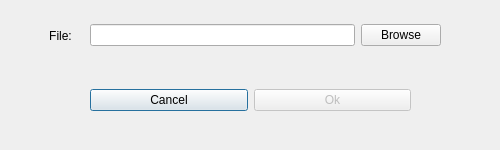
<?xml version="1.0" encoding="UTF-8"?>
<ui version="4.0">
 <class>archiveInOutDialog</class>
 <widget class="QDialog" name="archiveInOutDialog">
  <property name="geometry">
   <rect>
    <x>0</x>
    <y>0</y>
    <width>500</width>
    <height>150</height>
   </rect>
  </property>
  <property name="windowTitle">
   <string>Dialog</string>
  </property>
  <widget class="QWidget" name="layoutWidget">
   <property name="geometry">
    <rect>
     <x>90</x>
     <y>80</y>
     <width>321</width>
     <height>41</height>
    </rect>
   </property>
   <layout class="QHBoxLayout" name="horizontalLayout_2">
    <item>
     <widget class="QPushButton" name="cancelButton">
      <property name="text">
       <string>Cancel</string>
      </property>
     </widget>
    </item>
    <item>
     <widget class="QPushButton" name="okButton">
      <property name="enabled">
       <bool>false</bool>
      </property>
      <property name="text">
       <string>Ok</string>
      </property>
     </widget>
    </item>
   </layout>
  </widget>
  <widget class="QLabel" name="inputArchiveLabel">
   <property name="geometry">
    <rect>
     <x>40</x>
     <y>20</y>
     <width>41</width>
     <height>31</height>
    </rect>
   </property>
   <property name="text">
    <string>File:</string>
   </property>
   <property name="alignment">
    <set>Qt::AlignCenter</set>
   </property>
  </widget>
  <widget class="QWidget" name="layoutWidget">
   <property name="geometry">
    <rect>
     <x>90</x>
     <y>20</y>
     <width>351</width>
     <height>31</height>
    </rect>
   </property>
   <layout class="QHBoxLayout" name="horizontalLayout">
    <item>
     <widget class="QLineEdit" name="inputArchivePathEntry">
      <property name="enabled">
       <bool>true</bool>
      </property>
      <property name="sizePolicy">
       <sizepolicy hsizetype="Expanding" vsizetype="Fixed">
        <horstretch>0</horstretch>
        <verstretch>0</verstretch>
       </sizepolicy>
      </property>
     </widget>
    </item>
    <item>
     <widget class="QPushButton" name="inputFileChooser">
      <property name="sizePolicy">
       <sizepolicy hsizetype="Preferred" vsizetype="Fixed">
        <horstretch>0</horstretch>
        <verstretch>0</verstretch>
       </sizepolicy>
      </property>
      <property name="text">
       <string>Browse</string>
      </property>
     </widget>
    </item>
   </layout>
  </widget>
 </widget>
 <resources/>
 <connections/>
</ui>
